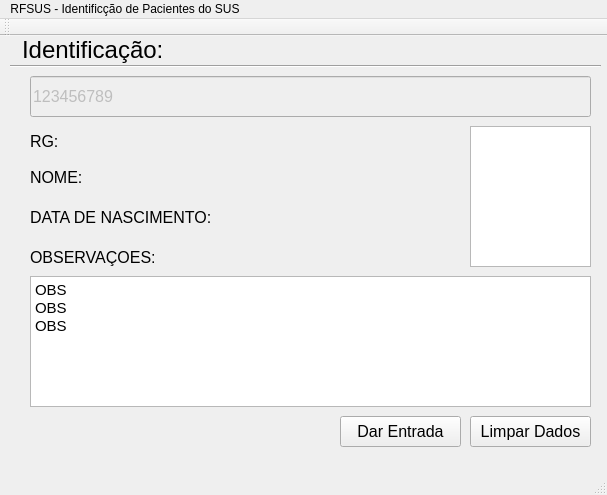
<?xml version="1.0" encoding="UTF-8"?>
<ui version="4.0">
 <class>Identificacao</class>
 <widget class="QMainWindow" name="Identificacao">
  <property name="windowModality">
   <enum>Qt::NonModal</enum>
  </property>
  <property name="enabled">
   <bool>true</bool>
  </property>
  <property name="geometry">
   <rect>
    <x>0</x>
    <y>0</y>
    <width>607</width>
    <height>495</height>
   </rect>
  </property>
  <property name="sizePolicy">
   <sizepolicy hsizetype="Preferred" vsizetype="Preferred">
    <horstretch>0</horstretch>
    <verstretch>0</verstretch>
   </sizepolicy>
  </property>
  <property name="minimumSize">
   <size>
    <width>607</width>
    <height>495</height>
   </size>
  </property>
  <property name="maximumSize">
   <size>
    <width>607</width>
    <height>495</height>
   </size>
  </property>
  <property name="font">
   <font>
    <family>Arial</family>
   </font>
  </property>
  <property name="windowTitle">
   <string>Identificacao</string>
  </property>
  <property name="layoutDirection">
   <enum>Qt::LeftToRight</enum>
  </property>
  <widget class="QWidget" name="centralWidget">
   <widget class="QGraphicsView" name="identificacaoFoto">
    <property name="geometry">
     <rect>
      <x>470</x>
      <y>90</y>
      <width>121</width>
      <height>141</height>
     </rect>
    </property>
   </widget>
   <widget class="QLabel" name="label">
    <property name="geometry">
     <rect>
      <x>22</x>
      <y>0</y>
      <width>147</width>
      <height>28</height>
     </rect>
    </property>
    <property name="font">
     <font>
      <family>Arial</family>
      <pointsize>18</pointsize>
     </font>
    </property>
    <property name="text">
     <string>Identificação:</string>
    </property>
   </widget>
   <widget class="QLabel" name="identificacaoLabelRG">
    <property name="geometry">
     <rect>
      <x>30</x>
      <y>90</y>
      <width>371</width>
      <height>31</height>
     </rect>
    </property>
    <property name="font">
     <font>
      <pointsize>12</pointsize>
     </font>
    </property>
    <property name="text">
     <string>RG:</string>
    </property>
   </widget>
   <widget class="QLabel" name="identificacaoLabelNome">
    <property name="geometry">
     <rect>
      <x>30</x>
      <y>130</y>
      <width>371</width>
      <height>23</height>
     </rect>
    </property>
    <property name="font">
     <font>
      <pointsize>12</pointsize>
     </font>
    </property>
    <property name="text">
     <string>NOME:</string>
    </property>
   </widget>
   <widget class="QLabel" name="identificacaoLabelNascimento">
    <property name="geometry">
     <rect>
      <x>30</x>
      <y>170</y>
      <width>371</width>
      <height>23</height>
     </rect>
    </property>
    <property name="font">
     <font>
      <pointsize>12</pointsize>
     </font>
    </property>
    <property name="text">
     <string>DATA DE NASCIMENTO:</string>
    </property>
   </widget>
   <widget class="QLabel" name="label_5">
    <property name="geometry">
     <rect>
      <x>30</x>
      <y>210</y>
      <width>221</width>
      <height>23</height>
     </rect>
    </property>
    <property name="font">
     <font>
      <pointsize>12</pointsize>
     </font>
    </property>
    <property name="text">
     <string>OBSERVAÇOES:</string>
    </property>
   </widget>
   <widget class="QTextBrowser" name="identificacaoObservacao">
    <property name="geometry">
     <rect>
      <x>30</x>
      <y>240</y>
      <width>561</width>
      <height>131</height>
     </rect>
    </property>
    <property name="html">
     <string>&lt;!DOCTYPE HTML PUBLIC &quot;-//W3C//DTD HTML 4.0//EN&quot; &quot;http://www.w3.org/TR/REC-html40/strict.dtd&quot;&gt;
&lt;html&gt;&lt;head&gt;&lt;meta name=&quot;qrichtext&quot; content=&quot;1&quot; /&gt;&lt;style type=&quot;text/css&quot;&gt;
p, li { white-space: pre-wrap; }
&lt;/style&gt;&lt;/head&gt;&lt;body style=&quot; font-family:'Arial'; font-size:11pt; font-weight:400; font-style:normal;&quot;&gt;
&lt;p style=&quot; margin-top:0px; margin-bottom:0px; margin-left:0px; margin-right:0px; -qt-block-indent:0; text-indent:0px;&quot;&gt;OBS&lt;/p&gt;
&lt;p style=&quot; margin-top:0px; margin-bottom:0px; margin-left:0px; margin-right:0px; -qt-block-indent:0; text-indent:0px;&quot;&gt;OBS&lt;/p&gt;
&lt;p style=&quot; margin-top:0px; margin-bottom:0px; margin-left:0px; margin-right:0px; -qt-block-indent:0; text-indent:0px;&quot;&gt;OBS&lt;/p&gt;&lt;/body&gt;&lt;/html&gt;</string>
    </property>
   </widget>
   <widget class="QPushButton" name="identificacaoBotaoLimpar">
    <property name="geometry">
     <rect>
      <x>470</x>
      <y>380</y>
      <width>121</width>
      <height>31</height>
     </rect>
    </property>
    <property name="font">
     <font>
      <pointsize>12</pointsize>
     </font>
    </property>
    <property name="text">
     <string>Limpar Dados</string>
    </property>
   </widget>
   <widget class="QPushButton" name="identificacaoBotaoEntrada">
    <property name="geometry">
     <rect>
      <x>340</x>
      <y>380</y>
      <width>121</width>
      <height>31</height>
     </rect>
    </property>
    <property name="font">
     <font>
      <pointsize>12</pointsize>
     </font>
    </property>
    <property name="text">
     <string>Dar Entrada</string>
    </property>
   </widget>
   <widget class="Line" name="line">
    <property name="geometry">
     <rect>
      <x>10</x>
      <y>20</y>
      <width>591</width>
      <height>20</height>
     </rect>
    </property>
    <property name="orientation">
     <enum>Qt::Horizontal</enum>
    </property>
   </widget>
   <widget class="QLineEdit" name="identificacaoLineEdit">
    <property name="enabled">
     <bool>false</bool>
    </property>
    <property name="geometry">
     <rect>
      <x>30</x>
      <y>40</y>
      <width>561</width>
      <height>41</height>
     </rect>
    </property>
    <property name="font">
     <font>
      <pointsize>12</pointsize>
     </font>
    </property>
    <property name="text">
     <string>123456789</string>
    </property>
   </widget>
   <zorder>label</zorder>
   <zorder>identificacaoLabelRG</zorder>
   <zorder>identificacaoLabelNome</zorder>
   <zorder>identificacaoLabelNascimento</zorder>
   <zorder>label_5</zorder>
   <zorder>identificacaoFoto</zorder>
   <zorder>identificacaoObservacao</zorder>
   <zorder>identificacaoBotaoLimpar</zorder>
   <zorder>identificacaoBotaoEntrada</zorder>
   <zorder>line</zorder>
   <zorder>identificacaoLineEdit</zorder>
  </widget>
  <widget class="QMenuBar" name="menuBar">
   <property name="geometry">
    <rect>
     <x>0</x>
     <y>0</y>
     <width>607</width>
     <height>26</height>
    </rect>
   </property>
   <widget class="QMenu" name="menuRFSUS_Identific_o_de_Pacientes_do_SUS">
    <property name="title">
     <string>RFSUS - Identificção de Pacientes do SUS</string>
    </property>
   </widget>
   <addaction name="menuRFSUS_Identific_o_de_Pacientes_do_SUS"/>
  </widget>
  <widget class="QToolBar" name="mainToolBar">
   <attribute name="toolBarArea">
    <enum>TopToolBarArea</enum>
   </attribute>
   <attribute name="toolBarBreak">
    <bool>false</bool>
   </attribute>
  </widget>
  <widget class="QStatusBar" name="statusBar"/>
 </widget>
 <layoutdefault spacing="6" margin="9"/>
 <resources/>
 <connections/>
</ui>
